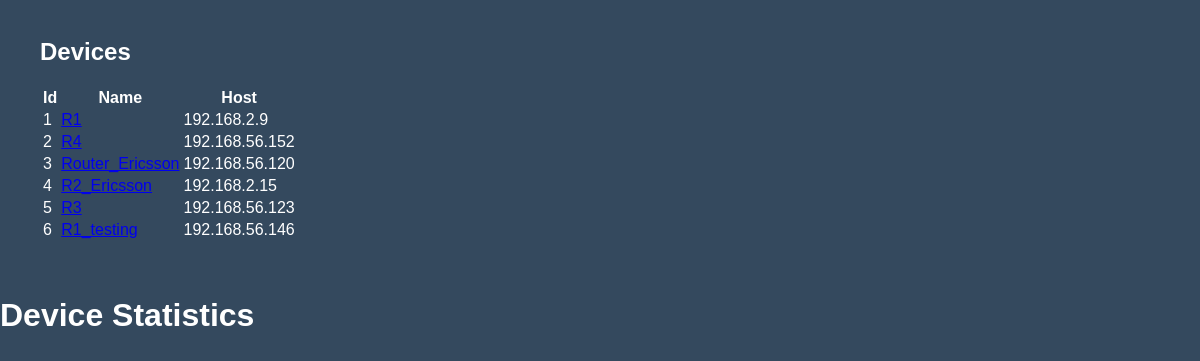
/manage2/, run on the app's committed database.
### network/models.py (models this page shows, shortened)
class Device(models.Model):
    name = models.CharField(max_length=100)
    host = models.CharField(max_length=70)
    username = models.CharField(max_length=100)
    password = models.CharField(max_length=100, blank=True)
    secret = models.CharField(max_length=100, blank=True)
    device_type = models.CharField(
        max_length=30, choices=(("router", "Router"), ("switch", "Switch"), ("firewall", "Firewall")), blank=True
    )
    platform = models.CharField(
        max_length=30, choices=(("cisco_ios", "Cisco IOS"), ("cisco_iosxe", "Cisco IOS XE")), blank=True
    )

### network/views.py (the view)
# urls.py: path('manage2/',views.index2,name="manage2"),
def index2(request: HttpRequest) -> HttpResponse:
    devices = Device.objects.all()
    context = {
        'title': 'Statistics',
        'devices': devices
    }
    return render(request, 'index2.html', context)

### network/templates/index2.html (shortened to what this page needs)
<!DOCTYPE html>
<html>
<head>
    {% load static %}
    <link rel="stylesheet" href="{% static 'style.css' %}">
    <link rel="stylesheet" href="https://cdn.jsdelivr.net/npm/@fortawesome/fontawesome-free@6.1.1/css/fontawesome.min.css">
</head>
<body class="index">
    <nav>
        <div class="nav-links">
            <i class="fa fa-times"></i>
            <ul>
                <h2>Devices</h2>
                <table>
                    <tr>
                        <th>Id</th>
                        <th>Name</th>
                        <th>Host</th>
                    </tr>
                    {% for device in devices %}
                    <tr>
                        <td>{{ device.id }}</td>
                        <td><a href="{% url 'device_statistics' device.id %}">{{ device.name }}</a></td>
                        <td>{{ device.host }}</td>
                    </tr>
                    {% endfor %}
                </table>
            </ul>
        </div>
        <i class="fa fa-bars"></i>
    </nav>
    <div class="text-box">
        <h1>Device Statistics</h1>
    </div>
</body>
</html>

### network/static/style.css (style rules this page uses)
body { margin: 0; padding: 0; font-family: sans-serif; background: #34495e; color: white; }

### data on the page
Device: id "1", name "R1", host "192.168.2.9"
Device: id "2", name "R4", host "192.168.56.152"
Device: id "3", name "Router_Ericsson", host "192.168.56.120"
Device: id "4", name "R2_Ericsson", host "192.168.2.15"
Device: id "5", name "R3", host "192.168.56.123"
Device: id "6", name "R1_testing", host "192.168.56.146"
